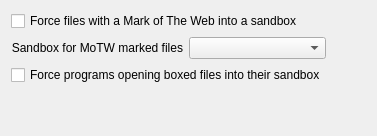
           <widget class="QWidget" name="tabForce">
            <attribute name="title">
             <string>Force Process Options</string>
            </attribute>
            <layout class="QGridLayout" name="gridLayout_43">
             <item row="0" column="0">
              <layout class="QGridLayout" name="gridLayout_30">
               <item row="1" column="1">
                <widget class="QComboBox" name="cmbMoTWSandbox">
                 <property name="editable">
                  <bool>false</bool>
                 </property>
                </widget>
               </item>
               <item row="3" column="0">
                <spacer name="verticalSpacer_22">
                 <property name="orientation">
                  <enum>Qt::Orientation::Vertical</enum>
                 </property>
                 <property name="sizeHint" stdset="0">
                  <size>
                   <width>20</width>
                   <height>40</height>
                  </size>
                 </property>
                </spacer>
               </item>
               <item row="2" column="0" colspan="2">
                <widget class="QCheckBox" name="chkForceBoxDocs">
                 <property name="toolTip">
                  <string>Force programs opening files from a sandbox to run in that sandbox.</string>
                 </property>
                 <property name="text">
                  <string>Force programs opening boxed files into their sandbox</string>
                 </property>
                </widget>
               </item>
               <item row="0" column="0" colspan="2">
                <widget class="QCheckBox" name="chkSandboxMoTW">
                 <property name="text">
                  <string>Force files with a Mark of The Web into a sandbox</string>
                 </property>
                </widget>
               </item>
               <item row="1" column="2">
                <spacer name="horizontalSpacer_26">
                 <property name="orientation">
                  <enum>Qt::Orientation::Horizontal</enum>
                 </property>
                 <property name="sizeHint" stdset="0">
                  <size>
                   <width>40</width>
                   <height>20</height>
                  </size>
                 </property>
                </spacer>
               </item>
               <item row="1" column="0">
                <widget class="QLabel" name="label_32">
                 <property name="text">
                  <string>Sandbox for MoTW marked files</string>
                 </property>
                 <property name="textFormat">
                  <enum>Qt::TextFormat::PlainText</enum>
                 </property>
                 <property name="alignment">
                  <set>Qt::AlignmentFlag::AlignRight|Qt::AlignmentFlag::AlignTrailing|Qt::AlignmentFlag::AlignVCenter</set>
                 </property>
                 <property name="buddy">
                  <cstring>cmbUsbSandbox</cstring>
                 </property>
                </widget>
               </item>
              </layout>
             </item>
            </layout>
           </widget>
